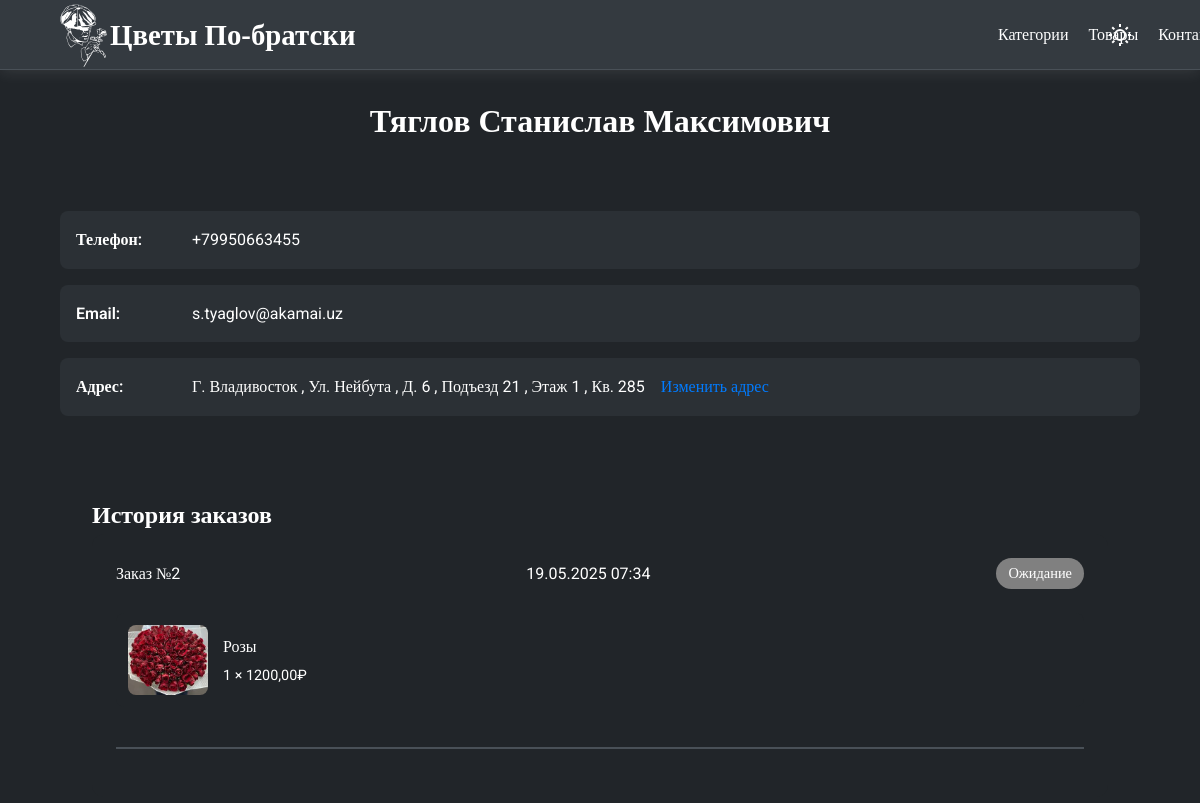
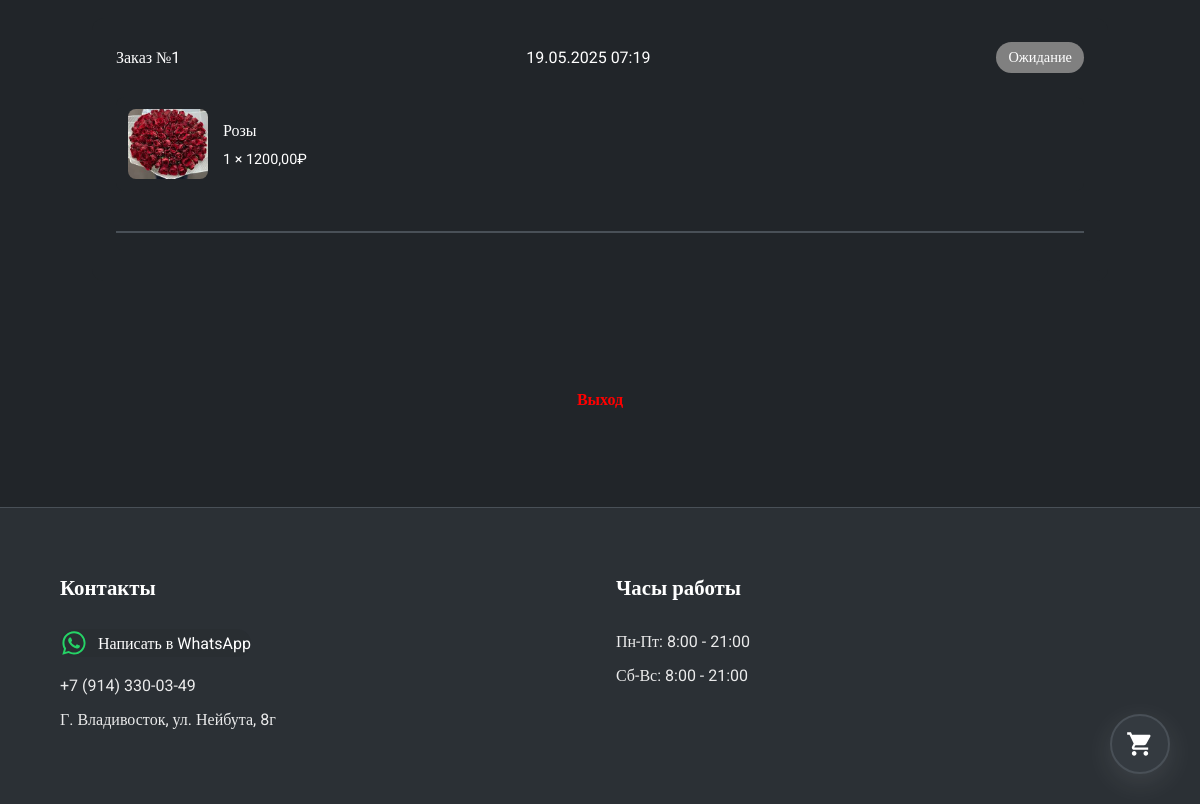
Before: /profile/ (signed in) with the older database file (2 pictures, top to bottom).
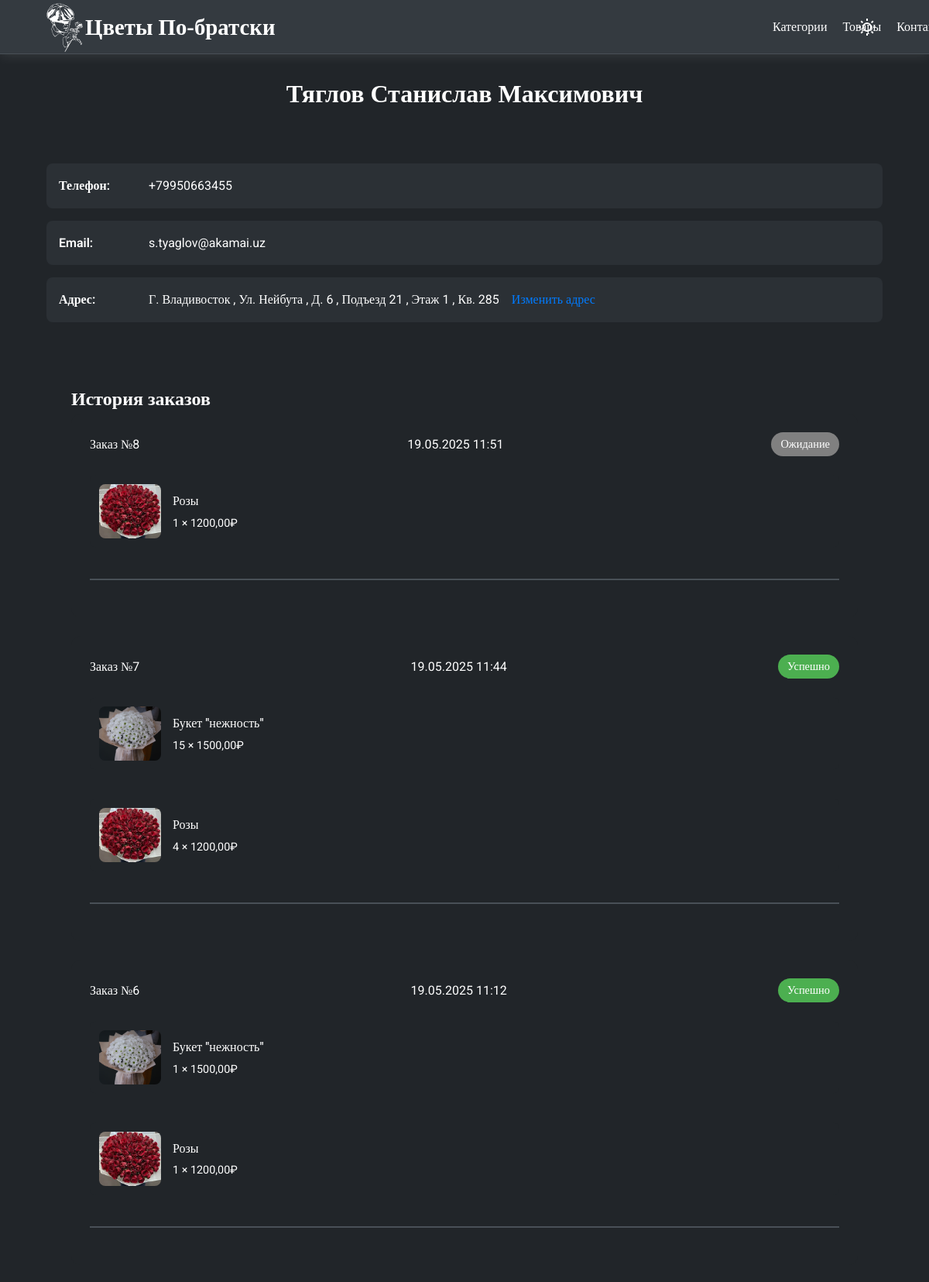
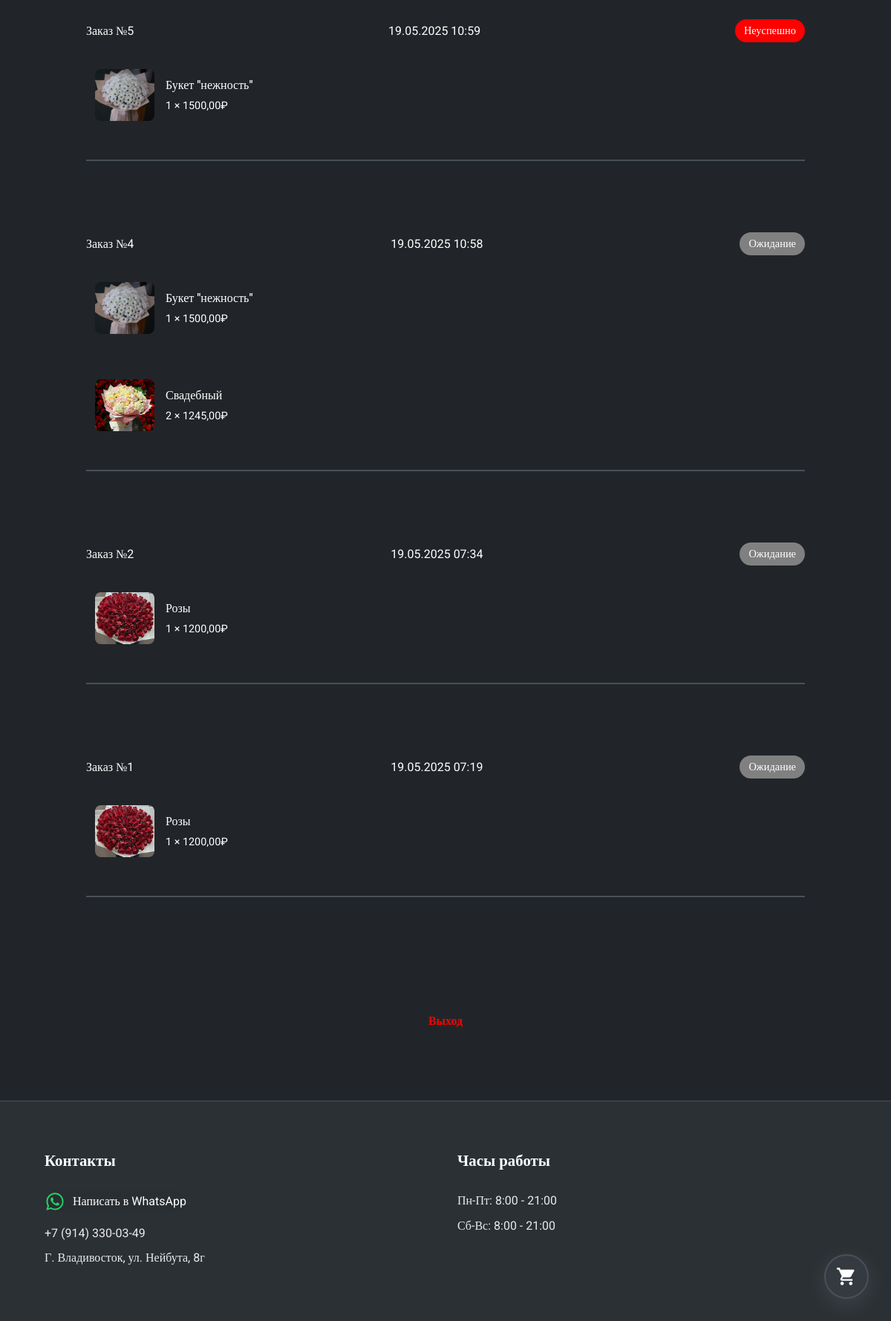
After: the same page with the newer database file (2 pictures, top to bottom).
### orders/models.py (models this page shows, shortened)
class Order(models.Model):
    STATUS_CHOICES = [
        ("pending", "Ожидание"),
        ("confirmed", "Успешно"),
        ("rejected", "Неуспешно"),
    ]
    DELIVERY_CHOICES = [
        ("pickup", "Самовывоз"),
        ("delivery", "Доставка"),
    ]
    user = models.ForeignKey(
        settings.AUTH_USER_MODEL,  # ← Правильный порядок: сначала модель
        on_delete=models.CASCADE,
        related_name="orders",
    )
    created_at = models.DateTimeField(auto_now_add=True)
    delivery_type = models.CharField(max_length=20, choices=DELIVERY_CHOICES)
    delivery_date = models.DateField()
    delivery_time = models.TimeField()
    comment = models.TextField(
        blank=True,
        verbose_name="Комментарий",
        help_text="Дополнительная информация для доставки",
    )
    total_price = models.DecimalField(
        max_digits=10,
        decimal_places=2,
        null=True,  # ← Теперь может быть NULL
        blank=True,
    )
    status = models.CharField(max_length=20, choices=STATUS_CHOICES, default="pending")
    class Meta:
        indexes = [
            models.Index(fields=["user", "-created_at"]),
        ]

class OrderItem(models.Model):
    order = models.ForeignKey(Order, related_name="items", on_delete=models.CASCADE)
    product = models.ForeignKey(Product, on_delete=models.CASCADE)
    quantity = models.PositiveIntegerField()
    price = models.DecimalField(max_digits=10, decimal_places=2)

### main/models.py (models this page shows, shortened)
class Product(models.Model):
    category = models.ForeignKey(
        Category,
        related_name="products",
        on_delete=models.CASCADE,
        verbose_name="категория",
    )
    name = models.CharField(max_length=150, verbose_name="название товара")
    slug = models.SlugField(
        max_length=150,
        unique=True,
        verbose_name="Ссылка на товар (заполняется автоматически)",
    )
    image = models.ImageField(
        upload_to="products/%Y/%m/%d", blank=True, verbose_name="Изображение"
    )
    description = RichTextField(
        blank=True, verbose_name="Описание букета (не обязательно)"
    )
    price = models.DecimalField(
        max_digits=10, decimal_places=0, verbose_name="стоимость"
    )
    available = models.BooleanField(default=True, verbose_name="доступно ли")
    created = models.DateTimeField(auto_now_add=True, verbose_name="Дата создания")
    updated = models.DateTimeField(auto_now=True, verbose_name="Дата обновления")
    discount = models.DecimalField(
        default=0, max_digits=4, decimal_places=0, verbose_name="скидка в процентах"
    )
    quantity = models.IntegerField(blank=False, verbose_name="количество", default=1)
    purchased = models.IntegerField(
        blank=True, verbose_name="количество продаж", default=0
    )
    class Meta:
        ordering = [
            "name",
        ]
        indexes = [
            models.Index(fields=["id", "slug"]),
            models.Index(fields=["name"]),
            models.Index(fields=["-created"]),
        ]
        verbose_name = "товар"
        verbose_name_plural = "товары"

### users/views.py (the view)
# urls.py: path("", ProfileView.as_view(), name="profile"),
class ProfileView(LoginRequiredMixin, generic.DateDetailView):
    model = CustomUser
    template_name = "users/profile.html"
    context_object_name = "user"
    def get_object(self):
        return self.request.user
    def get_context_data(self, **kwargs):
        context = super().get_context_data(**kwargs)
        context["orders"] = (
            self.object.orders.select_related("user")
            .prefetch_related("items__product")
            .all()
            .order_by("-created_at")
        )
        return context

### cart/context_processors.py (called while the page is built)
def cart(request):
    return {"cart": request.session.get(settings.CART_SESSION_ID, {})}

### users/templates/users/profile.html (shortened to what this page needs)
{% extends 'main/base.html' %}
{% load static %}
{% block content %}
  <main class="profile-page">
    <div class="profile-container">
      <div class="profile-header">
        <div class="avatar-section">
          <h1 class="user-name">{{ user.full_name }}</h1>
        </div>
        <div class="profile-info">
          <div class="info-item">
            <span class="info-label">Телефон:</span>
            <span class="info-value">{{ user.phone_number }}</span>
          </div>
          {% if user.email %}
            <div class="info-item">
              <span class="info-label">Email:</span>
              <span class="info-value">{{ user.email }}</span>
            </div>
          {% endif %}
          <div class="info-item">
            <span class="info-label">Адрес:</span>
            <span class="info-value">
            </span>
            <a href="{% url 'users:edit_address' %}" style="text-decoration: none; color: #007bff;">
              {% if not user.city and not user.street and not user.house and not user.entrance and not user.floor and not user.apartment %}
                Указать адрес
              {% else %}
                Изменить адрес
              {% endif %}
            </a>
          </div>
        </div>
      </div>
      {% if orders %}
        <section class="order-history">
          <h2 class="section-subtitle">История заказов</h2>
          <div class="order-list">
            {% for order in orders %}
              <div class="order-card">
                <div class="order-meta">
                  <span class="order-number">Заказ №{{ order.id }}</span>
                  <span class="order-date">{{ order.created_at|date:'d.m.Y H:i' }}</span>
                  {% if order.status == 'pending' %}
                    <span class="order-status pending" style="background-color: gray;">Ожидание</span>
                  {% elif order.status == 'confirmed' %}
                    <span class="order-status completed">Успешно</span>
                  {% elif order.status == 'rejected' %}
                    <span class="order-status rejected" style="background-color: red;">Неуспешно</span>
                  {% endif %}
                </div>
                <div class="order-content">
                  <div class="order-items">
                    {% for item in order.items.all %}
                      <div class="order-item">
                        <div class="item-image">
                          <img src="{{ item.product.image.url }}" alt="{{ item.product.name }}" class="order-item-image" />
                        </div>
                        <div class="item-info">
                          <span class="item-title">{{ item.product.name }}</span>
                          <div class="item-details">
                            <span>{{ item.quantity }} × {{ item.price }}₽</span>
                          </div>
                        </div>
                      </div>
                    {% endfor %}
                  </div>
                </div>
              </div>
            {% endfor %}
          </div>
        </section>
      {% endif %}
    </div>
    <a href="{% url 'users:logout' %}" class="logout-btn"><p>Выход</p></a>
  </main>
{% endblock %}

Changed rows visible on the page:
added Order: id "8", created_at "19.05.2025 11:51", status "Ожидание"
added OrderItem: product.image (picture), product.name "Розы", quantity "1", price "1200,00", shown under "8"
added Order: id "7", created_at "19.05.2025 11:44", status "Успешно"
added OrderItem: product.image (picture), product.name "Букет \"нежность\"", quantity "15", price "1500,00", shown under "7"
added OrderItem: product.image (picture), product.name "Розы", quantity "4", price "1200,00", shown under "7"
added Order: id "6", created_at "19.05.2025 11:12", status "Успешно"
added OrderItem: product.image (picture), product.name "Букет \"нежность\"", quantity "1", price "1500,00", shown under "6"
added OrderItem: product.image (picture), product.name "Розы", quantity "1", price "1200,00", shown under "6"
added Order: id "5", created_at "19.05.2025 10:59", status "Неуспешно"
added OrderItem: product.image (picture), product.name "Букет \"нежность\"", quantity "1", price "1500,00", shown under "5"
added Order: id "4", created_at "19.05.2025 10:58", status "Ожидание"
added OrderItem: product.image (picture), product.name "Букет \"нежность\"", quantity "1", price "1500,00", shown under "4"
added OrderItem: product.image (picture), product.name "Свадебный", quantity "2", price "1245,00", shown under "4"
